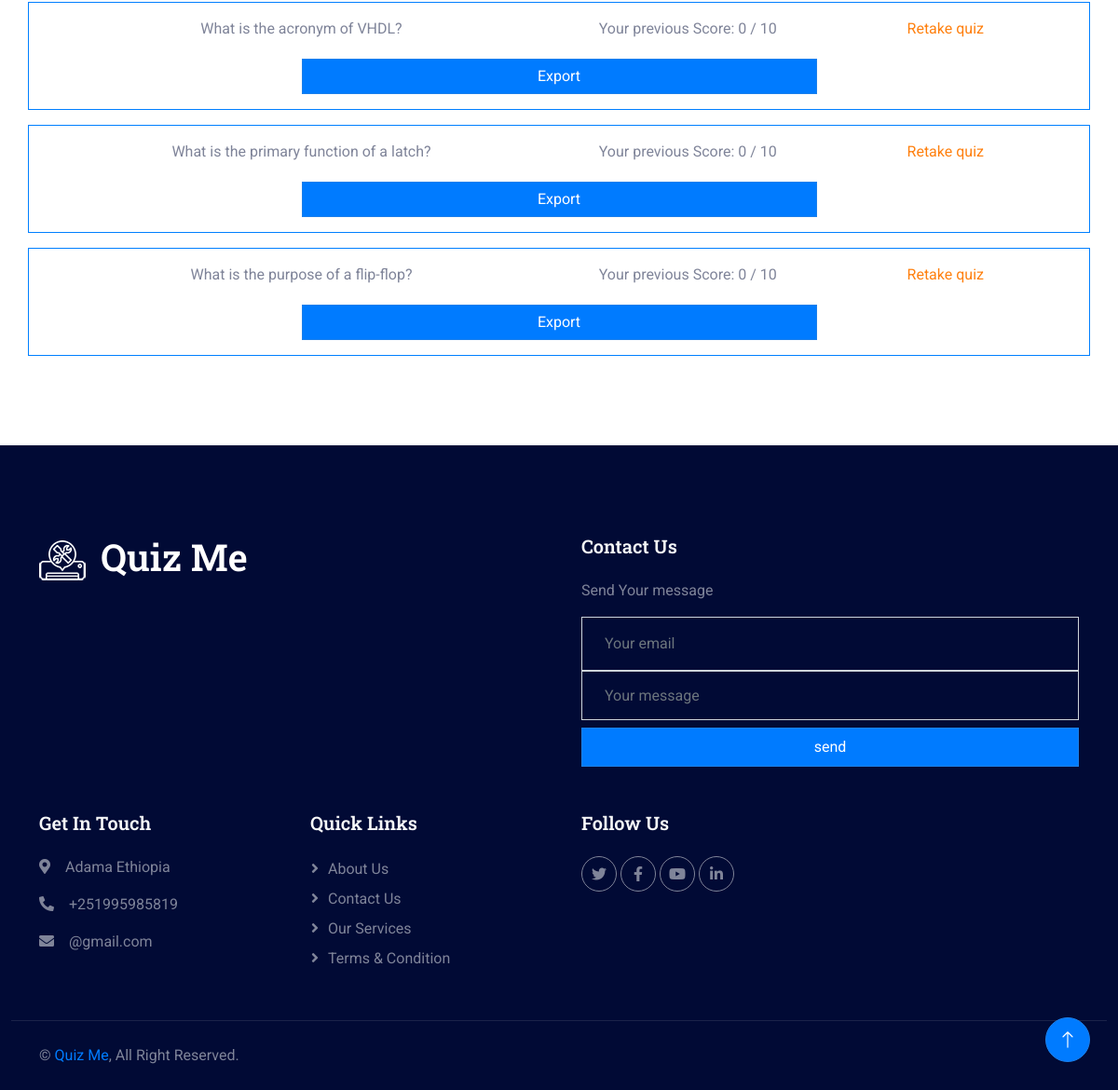
/my_quizes (signed in, lower part), run on an earlier commit of the app's database.
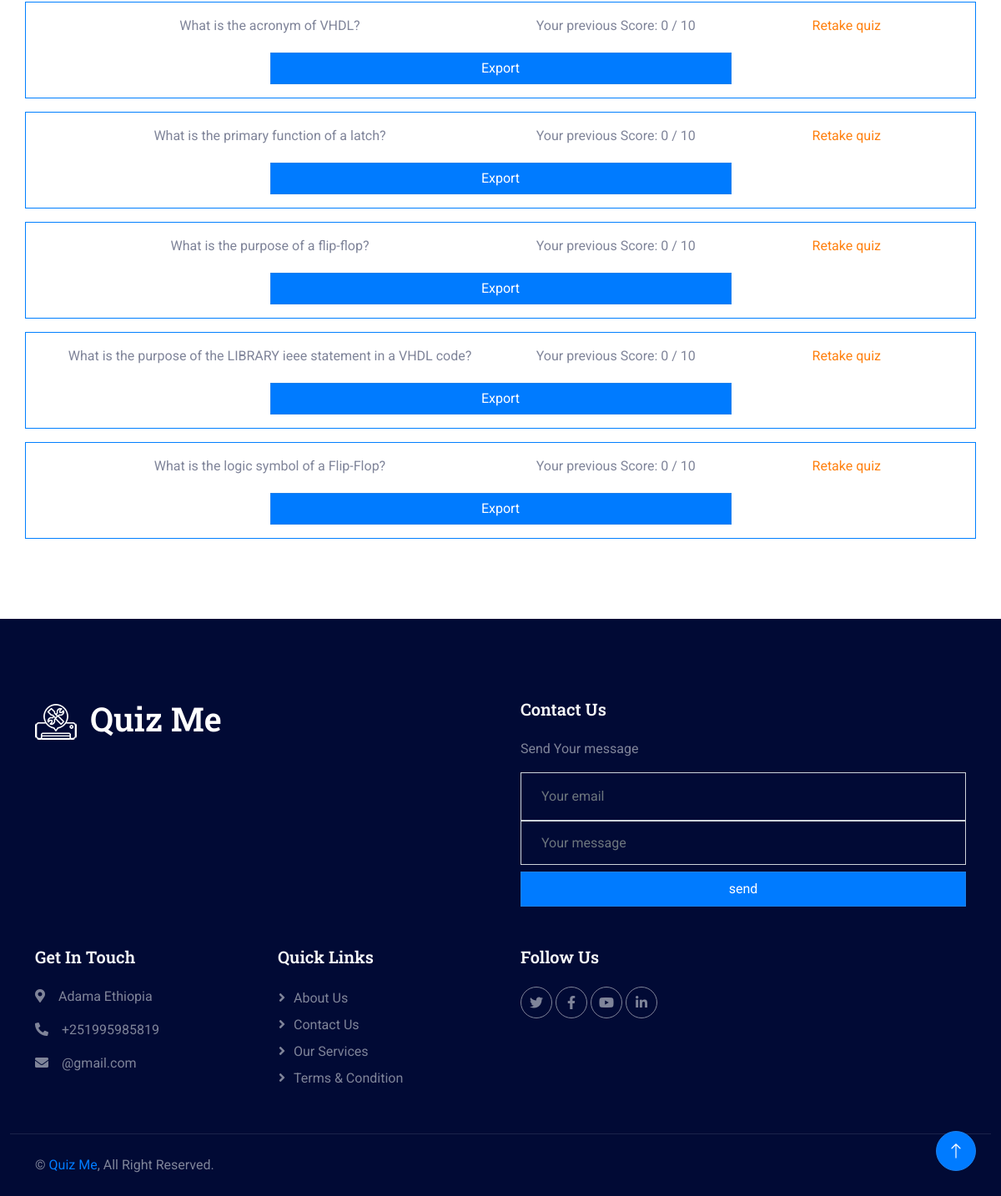
And on a later commit of the database.
### quiz_app/models.py (models this page shows, shortened)
class Quiz(models.Model):
    title = models.CharField(max_length=100, null=True, blank=True)
    size = models.IntegerField()
    generated_by = models.ForeignKey(CustomUser, on_delete=models.CASCADE)
    questions = models.TextField()
    user_score = models.IntegerField(default=0)

### quiz_app/views.py (the view)
# urls.py: path('my_quizes', views.myquizes, name='my_quizes'),
@login_required(login_url='login')
def myquizes(request):
    try:
        user = request.user
        quizs = Quiz.objects.filter(generated_by=user)
        return render(request, 'my_quizes.html', {"quizes": quizs})
    except Exception as e:
        return render(request, 'error_page.html', {"error_message": str(e)})

### quiz_app/context_processors.py (called while the page is built)
def auth_context(request):
    user = get_user(request)
    return {'authenticated': user.is_authenticated}

### templates/my_quizes.html (shortened to what this page needs)
{% extends 'index2.html' %}
{% block content %}
{% load static %}
    <body>
        <div class="container-xxl py-5 custom-container">
            <div class="container text-center">
                {% if quizes %}
                    {% for quiz in quizes %}
                        <div class="row border border-primary rounded p-3 mt-3 d-flex justify-content-center align-items-center">
                            <div class="col-md-6">
                                {{ quiz.title }}
                            </div>
                            <div class="col-md-3">
                                Your previous Score: {{ quiz.user_score }} / 10
                            </div>
                            <div class="col-md-3">
                                <a href="{%url 'quiz' quiz.id %}">Retake quiz</a>
                            </div>
                            <Button onClick="exportQuiz({{quiz.id}})" class="btn btn-primary" style="margin-top:20px; width:50%">
                                Export
                            </Button>
                        </div>
                    {% endfor %}
                {% else %}
                    <h1>You haven't taken any quizzes yet.</h1>
                {% endif %}
            </div>
        </div>
    </body>
{% endblock content %}

What changed in the data, as far as the page shows it:
added Quiz: title "What is the purpose of the LIBRARY ieee statement in a VHDL code?", user_score "0"
added Quiz: title "What is the logic symbol of a Flip-Flop?", user_score "0"
